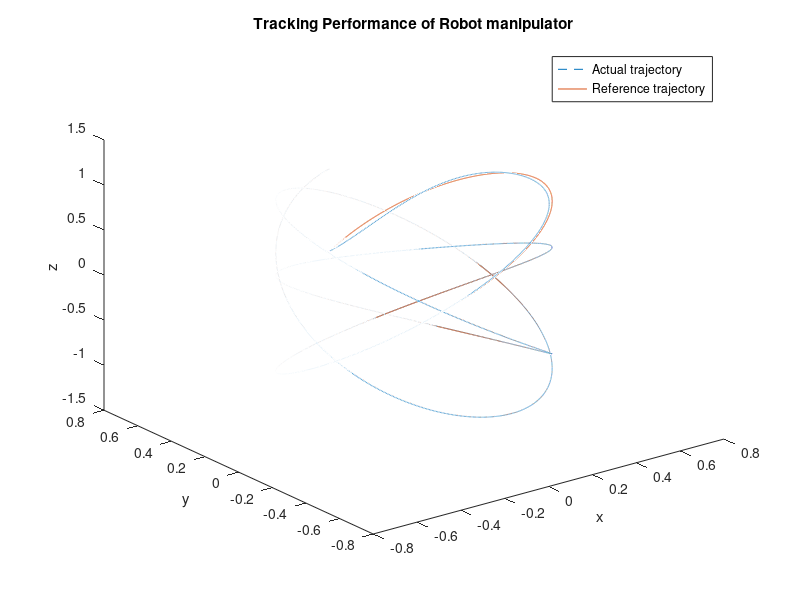
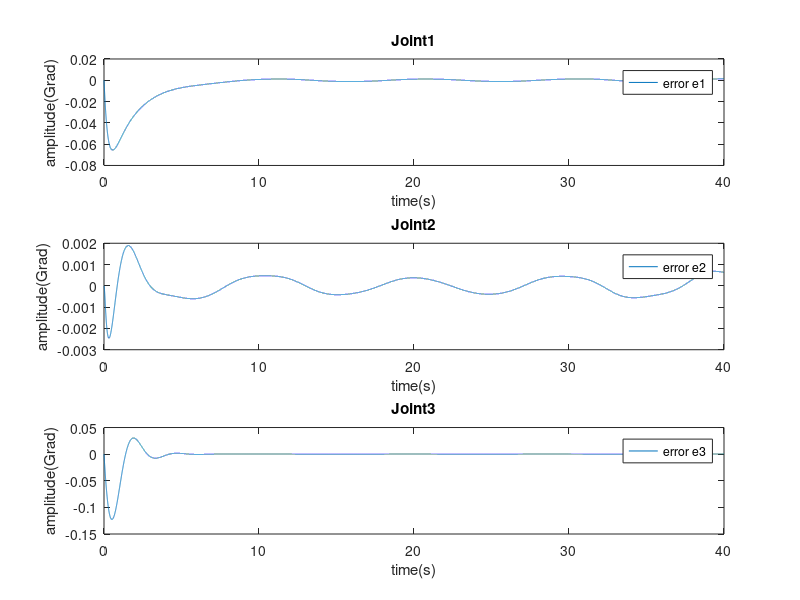

Source code (MATLAB) for these figures, in order:
%%% *Joint Reference tracking for robot manipulator with time delay estimation* 
%%% the idea of this code is the implementation of PD controller
%%% for 3 joint robot manipulator in joint space to minimized the joints error. 

%% clear and close all the warning
clc;
clear;
close all;
warning off;

%% Definition of variables

End_time = 40;                  % total time intervel
Ts = 0.001;                        % sampling time  

%% initialization of states and input variables
% state variables q = [thita1,thita2,thita2]
q = [0,0.5,0]';
qd = [0,0,0]';
qdd = [0,0,0]';
T = [0,0,0]';

% Define the actual system states and inputs for the plots for the whole simulation range

q_t = zeros(3,End_time/Ts+1);
qd_t = zeros(3,End_time/Ts+1);
qdd_t = zeros(3,End_time/Ts+1);
q_t(:,1) = q;
qd_t(:,1) = qd;
qdd_t(:,1) = qdd;

T_t = zeros(3,End_time/Ts+1);
T_t(:,1) = T;


k = 2;
for t = 0:Ts:End_time-Ts

   
    
% trajectory 0 check

q_ref_1 = 0.5*sin(pi/5*(t));
qd_ref_1 = 0.5*pi/5*cos(pi/5*(t));
qdd_ref_1 = -0.5*pi*pi/25*sin(pi/5*(t));
q_ref_2 = 0.5*cos(pi/5*(t));
qd_ref_2 = -0.5*pi/5*sin(pi/5*(t));
qdd_ref_2 = -0.5*pi*pi/25*cos(pi/5*(t));
q_ref_3 = sin(0.5*t);
qd_ref_3 = 0.5*cos(0.5*t);
qdd_ref_3 = -0.5*0.5*sin(0.5*t);

% trajectory 1 check

% q_ref_1 = cos(0.5*t + pi/3);
% qd_ref_1 = -0.5*sin(0.5*t + pi/3);
% qdd_ref_1 = -0.5*0.5*cos(0.5*t + pi/3);
% q_ref_2 = sin(0.5*t + pi/5);
% qd_ref_2 = 0.5*cos(0.5*t + pi/5);
% qdd_ref_2 = -0.5*0.5*sin(0.5*t + pi/5);
% q_ref_3 = sin(0.5*t);
% qd_ref_3= 0.5*cos(0.5*t);
% qdd_ref_3 = -0.5*0.5*sin(0.5*t);

% Trajectory 2 check

% q_ref_1 = 1 + 0.6*cos(pi*t/5);
% qd_ref_1 = -0.6*pi/5*sin(pi*t/5);
% qdd_ref_1 = -0.6*pi/5*pi/5*cos(pi*t/5);
% q_ref_2 = 1 + 0.6*sin(pi*t/5);
% qd_ref_2 = 0.6*pi/5*cos(pi*t/5);
% qdd_ref_2 = 0.6*pi/5*pi/5*sin(pi*t/5);
% q_ref_3 = sin(0.5*t + pi/5);
% qd_ref_3 = 0.5*cos(0.5*t + pi/5);
% qdd_ref_3 = -0.5*0.5*sin(0.5*t + pi/5);

%% System dynamic
% cos and sine
% Mass-Inertia matrix
c2 = cos(q_t(2,k-1));
c3 = cos(q_t(3,k-1));
c23 = cos(q_t(2,k-1)+q_t(3,k-1));
s2 = sin(q_t(2,k-1));
s3 = sin(q_t(3,k-1));
s23 = sin(q_t(2,k-1)+q_t(3,k-1));
% M-components
m11 = 1.0425+0.08094*c23+0.3484*c2+.0561*c3;
m12 = 0.4398+.04047*c23+.1742*c2+.0561*c3;
m13 = .1788+.04047*c23+.02809*c3;
m22 = .4398+.0519*c3;
m23 = .1788+.02809*c3;
m33 = .1788;
M = [m11 m12 m13;
     m12 m22 m23;
     m13 m23 m33];
% N-components
n11 = -.1742*s2*qd(2)^2-0.04047*s23*qd(2)^2-.02809*s3*qd(3)^2-.04047*s23*qd(3)^2-0.3484*s2*qd(1)*qd(2)-.08094*s23*qd(1)*qd(2);
n12 = -0.05619*s3*qd(1)*qd(3)-.08094*s23*qd(1)*qd(3)-.05619*s3*qd(2)*qd(3)-.08094*s23*qd(2)*qd(3);
n2 = .1742*s2*qd(1)^2+.04047*s23*qd(1)^2-.02809*s3*qd(3)^2-0.0561*s3*qd(1)*qd(3)-0.05619*s3*qd(2)*qd(3);
n3 = 0.02809*s3*qd(1)^2+.02809*s3*qd(2)^2+.04047*s23*qd(1)^2+.05619*s3*qd(1)*qd(2);
% N matrix
N = [n11+n12;
     n2;
     n3];
% Friction coefficients
F = [2.6e-4 0 0;
     0 2.6e-4 0; 
     0 0 2.6e-4];
    

%% TD with PD controller 
% Definition of variables
    D_bar = diag([0.05 0.05 0.05]);
    kd = diag([4 3 2]);
    kp = diag([2 3 6]);
    

    % Design of PD controller with time delay estimation 
    % the delail theory and the design is refered form the literature *PD
    % with time delay esitmation for robot manipulator

    e =  q - [q_ref_1;q_ref_2;q_ref_3];
    ed =  qd - [qd_ref_1;qd_ref_2;qd_ref_3];
    
    qdd_ref = [qdd_ref_1;qdd_ref_2;qdd_ref_3];
    u = qdd_ref - kd*ed - kp*e;
    T_t(:,k) = D_bar*u + T_t(:,k-1) - D_bar*qdd_t(:,k-1);
   
  %% robot system dynamics and updated value 
 
    qdd=M\(T_t(:,k)-N-F*qd);
    qd = qd + qdd*Ts;
    q = q + qd*Ts;

    q_t(:,k) = q;
    qd_t(:,k) = qd;
    qdd_t(:,k) = qdd;
 
    
    k = k + 1
end


%% references analysis and error plots

figure
%plot(thita1, thita2, thita3)
plot3(q_t(1,:),q_t(2,:),q_t(3,:),'--');
time_serial = 0:Ts:End_time;
hold on
%plot(thita1ref, thita2ref,thita3ref)
plot3(0.5*sin(pi/5*(time_serial)),0.5*cos(pi/5*(time_serial)),sin(0.5*(time_serial)));
legend('Actual trajectory','Reference trajectory');
xlabel('x');
ylabel('y');
zlabel('z');
title('Tracking Performance of Robot manipulator')
set(gcf,'color','w');

%plot for 1 reference
% plot3(cos(0.5*(time_serial) + pi/3),sin(0.5*(time_serial) + pi/5),sin(0.5*(time_serial)));
% legend('Actual trajectory','Reference trajectory');
% xlabel('x');
% ylabel('y');
% zlabel('z');
% title('Tracking Performance of Robot manipulator')
% set(gcf,'color','w');


% %plot for 2 reference
% plot3((1 + 0.6*cos(pi*(time_serial)/5)),(1 + 0.6*sin(pi*(time_serial)/5)),sin(0.5*(time_serial) + pi/5));
% legend('Actual trajectory','Reference trajectory');
% xlabel('x');
% ylabel('y');
% zlabel('z');
% title('Tracking Performance of Robot manipulator')
% set(gcf,'color','w');

%%
figure
subplot(3,1,1)
%plot thita1 error over time horizon
plot( 0:Ts:End_time , q_t(1,:) - 0.5*sin(pi/5*(time_serial)) );

%  plot( 0:Ts:End_time , q_t(1,:) - cos(0.5*(time_serial) + pi/3));
% plot( 0:Ts:End_time , q_t(1,:) - (1 + 0.6*cos(pi*(time_serial)/5)));
% title('theta_1 error')
xlabel('time(s)')
ylabel('amplitude(Grad)')
legend('error e1');
title('Joint1')

subplot(3,1,2)
%plot thita2 error over time horizon
plot( 0:Ts:End_time , q_t(2,:) - 0.5*cos(pi/5*(time_serial)) );

% plot( 0:Ts:End_time , q_t(2,:) - sin(0.5*(time_serial) + pi/5));
% plot( 0:Ts:End_time , q_t(2,:) - (1 + 0.6*sin(pi*(time_serial)/5)));
% title('theta_2 error')
xlabel('time(s)')
ylabel('amplitude(Grad)')
legend('error e2');
title('Joint2')

subplot(3,1,3)
%plot thita3 error over time horizon
plot( 0:Ts:End_time , q_t(3,:) - sin(0.5*(time_serial)));

% plot( 0:Ts:End_time , q_t(3,:) - sin(0.5*(time_serial)));
% plot( 0:Ts:End_time , q_t(3,:) - sin(0.5*(time_serial) + pi/5));
% title('theta_3 error')
xlabel('time(s)')
ylabel('amplitude(Grad)')
legend('error e3');
title('Joint3')

set(gcf,'color','w');